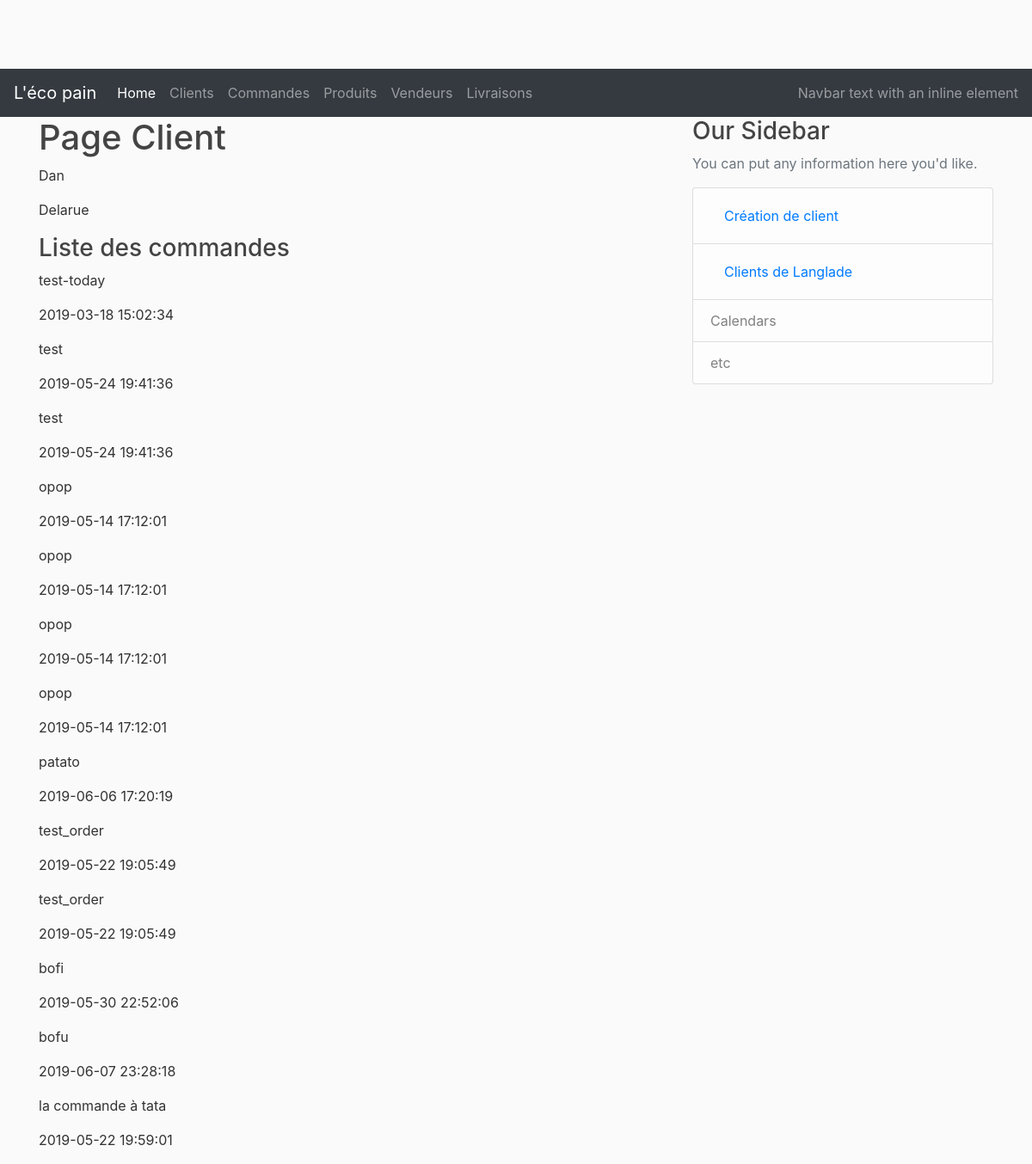
The app's page /customers/5 with its own data.
### lecopain/dao/models.py (models this page shows, shortened)
class Customer(db.Model)        :
    __tablename__               = 'customers'
    id                          = db.Column(db.Integer, primary_key                             = True)
    firstname                   = db.Column(db.String(50), nullable                             = False)
    lastname                    = db.Column(db.String(50), nullable                             = False)
    address                     = db.Column(db.String(200))
    cp                          = db.Column(db.String(20))
    city                        = db.Column(db.String(50))
    email                       = db.Column(db.String(200), nullable                            = False)
    created_at                  = db.Column(db.DateTime, nullable                               = False, default = datetime.utcnow)
    orders                      = db.relationship('CustomerOrder', backref                      = 'owner', lazy  = True)

class CustomerOrder(db.Model)   :
    __tablename__               = 'customer_orders'
    id                          = db.Column(db.Integer, primary_key                             = True)
    title                       = db.Column(db.String(50), nullable                             = False)
    created_at                  = db.Column(db.DateTime, nullable                               = False, default = datetime.utcnow)
    customer_id                 = db.Column(db.Integer, db.ForeignKey('customers.id'), nullable = False)
    status                      = db.Column(db.String(20), nullable                             = False)
    vendorOrders                = db.relationship('VendorOrder', backref = 'customerOrder', lazy = True)
    delivery                    = db.relationship('Delivery', uselist=False)
    delivery_dt                 = db.Column(db.DateTime)
    payement_status             = db.Column(db.String(20), nullable                             = False)

### lecopain/controllers/customer_controller.py (the view)
@customer_page.route("/customers/<int:customer_id>")
def customer(customer_id):
    customer = Customer.query.get_or_404(customer_id)
    return render_template('/customers/customer.html', customer=customer)

### lecopain/templates/customers/customer.html
{% extends "layout.html" %}
{% block content %}
    <h1>Page Client</h1>
    <div class="content-section">
        <p>{{customer.firstname}}</p>
        <p>{{customer.lastname}}</p>
    </div>
    <div>
        <h3>Liste des commandes</h3>
    </div>
    <div class="content-section">
        {% for order in customer.orders %}
            <p>{{order.title}}</p>
            <p>{{order.delivery_dt}}</p>
        {% endfor %}
    </div>
{% endblock %}
{% block right_menu %}
<div class="content-section">
    <h3>Our Sidebar</h3>
    <p class='text-muted'>You can put any information here you'd like.
        <ul class="list-group">
        <li class="list-group-item list-group-item-light">
                <a class="nav-link" href="/customers/new">Création de client</a></li>
        <li class="list-group-item list-group-item-light">
                <a class="nav-link" href="/customers/city/Langlade">Clients de Langlade</a></li>
        <li class="list-group-item list-group-item-light">Calendars</li>
        <li class="list-group-item list-group-item-light">etc</li>
        </ul>
    </p>
</div>
{% endblock %}

### lecopain/static/main.css (style rules this page uses)
body { background: #fafafa; color: #333333; margin-top: 5rem; }
h1, h2, h3, h4, h5, h6 { color:#444444; }

### records on screen
Customer: firstname "Dan", lastname "Delarue"
CustomerOrder: title "test-today", delivery_dt "2019-03-18 15:02:34"
CustomerOrder: title "test", delivery_dt "2019-05-24 19:41:36"
CustomerOrder: title "test", delivery_dt "2019-05-24 19:41:36"
CustomerOrder: title "opop", delivery_dt "2019-05-14 17:12:01"
CustomerOrder: title "opop", delivery_dt "2019-05-14 17:12:01"
CustomerOrder: title "opop", delivery_dt "2019-05-14 17:12:01"
CustomerOrder: title "opop", delivery_dt "2019-05-14 17:12:01"
CustomerOrder: title "patato", delivery_dt "2019-06-06 17:20:19"
CustomerOrder: title "test_order", delivery_dt "2019-05-22 19:05:49"
CustomerOrder: title "test_order", delivery_dt "2019-05-22 19:05:49"
CustomerOrder: title "bofi", delivery_dt "2019-05-30 22:52:06"
CustomerOrder: title "bofu", delivery_dt "2019-06-07 23:28:18"
CustomerOrder: title "la commande à tata", delivery_dt "2019-05-22 19:59:01"
